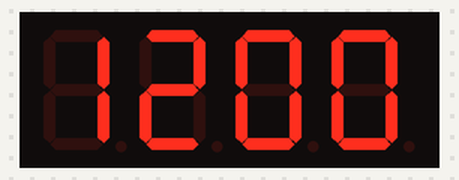
A sketch run on a simulated Arduino Uno, built with avr-gcc and run on an emulated ATmega328P. Shown: 4-digit seven-segment display. The local clock reads 2024-03-15 10:24:30 at power-on unless the sketch sets it.

Above: at 0.6 s.
At 30.1 s:
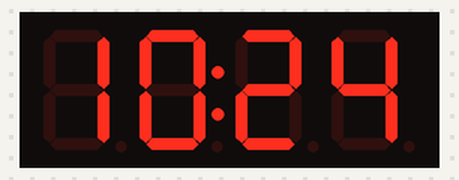
At 63.8 s:
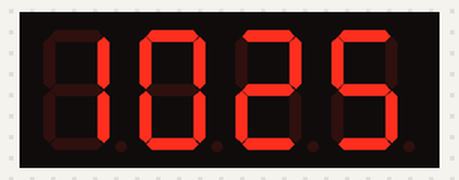
At 129.1 s:
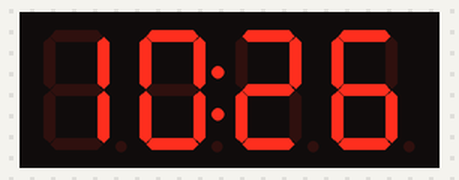

The sketch:

arduino_nano_ds1307_tm1637_clock.ino
```cpp
//使用的库 timerone; Grove 4  Digit Display; Grove - RTC DS1307;
//从DS1307读RTC时间 显示到数码管
//建议使用lg8f328p 这个国产兼容芯，因为这货3.3V也是16MHZ 电压范围是5.5-3V 啥也不用管，直接用18650电池供电就行
/*******************************************************************************/
#include  <TimerOne.h>

#include <TM1637.h>
#define ON 1
#define OFF 0
#include <DS1307.h>

int8_t TimeDisp[] = { 0x00, 0x00, 0x00, 0x00 };
unsigned char ClockPoint = 1;
unsigned char Update;
unsigned char halfsecond = 0;
unsigned char second;
unsigned char minute = 0;
unsigned char hour = 12;

#define CLK 6 //pins definitions for TM1637 and can be changed to other ports
#define DIO 7
TM1637 tm1637(CLK, DIO);
DS1307 clock1307; //define a object of DS1307 class

void setup() {
	tm1637.set(BRIGHT_TYPICAL); //BRIGHT_TYPICAL = 2,BRIGHT_DARKEST = 0,BRIGHTEST = 7;

	tm1637.init();
	Timer1.initialize(500000);         //timing for 500ms
	Timer1.attachInterrupt(TimingISR); //declare the interrupt serve routine:TimingISR
	clock1307.begin();
	clock1307.startClock();

}

void loop() {

	if (Update == ON) {
		TimeUpdate();
		tm1637.display(TimeDisp);
	}
	delay(250);
}
void TimingISR() {
	halfsecond++;
	Update = ON;

	// Serial.println(second);
	ClockPoint = !ClockPoint;

	if (halfsecond == 2) {
		halfsecond = 0;

	}
}
void TimeUpdate(void) {
	if (ClockPoint)
		tm1637.point(POINT_ON);
	else
		tm1637.point(POINT_OFF);
	TimeDisp[0] = hour / 10;
	TimeDisp[1] = hour % 10;
	TimeDisp[2] = minute / 10;
	TimeDisp[3] = minute % 10;
	printTime(); //设置数据 准备显示时间
	Update = OFF;
}

void printTime() {
	clock1307.getTime();
//	Serial.print(clock1307.hour, DEC);
	hour = clock1307.hour;
//	Serial.print(":");
//	Serial.print(clock1307.minute, DEC);
	minute = clock1307.minute;
//	Serial.print(":");
//	Serial.print(clock1307.second, DEC);
//	Serial.print("	");
//	Serial.print(clock1307.month, DEC);
//	Serial.print("/");
//	Serial.print(clock1307.dayOfMonth, DEC);
//	Serial.print("/");
//	Serial.print(clock1307.year + 2000, DEC);
//	Serial.print(" ");
//	Serial.print(clock1307.dayOfMonth);
//	Serial.print("*");
//	switch (clock1307.dayOfWeek) // Friendly printout the weekday
//	{
//	case MON:
//		Serial.print("MON");
//		break;
//	case TUE:
//		Serial.print("TUE");
//		break;
//	case WED:
//		Serial.print("WED");
//		break;
//	case THU:
//		Serial.print("THU");
//		break;
//	case FRI:
//		Serial.print("FRI");
//		break;
//	case SAT:
//		Serial.print("SAT");
//		break;
//	case SUN:
//		Serial.print("SUN");
//		break;
//	}
//	Serial.println(" ");
}
```

Measured:
- what the display in image 0 shows lasts 0.5 s, from 0.5 s to 1.0 s
